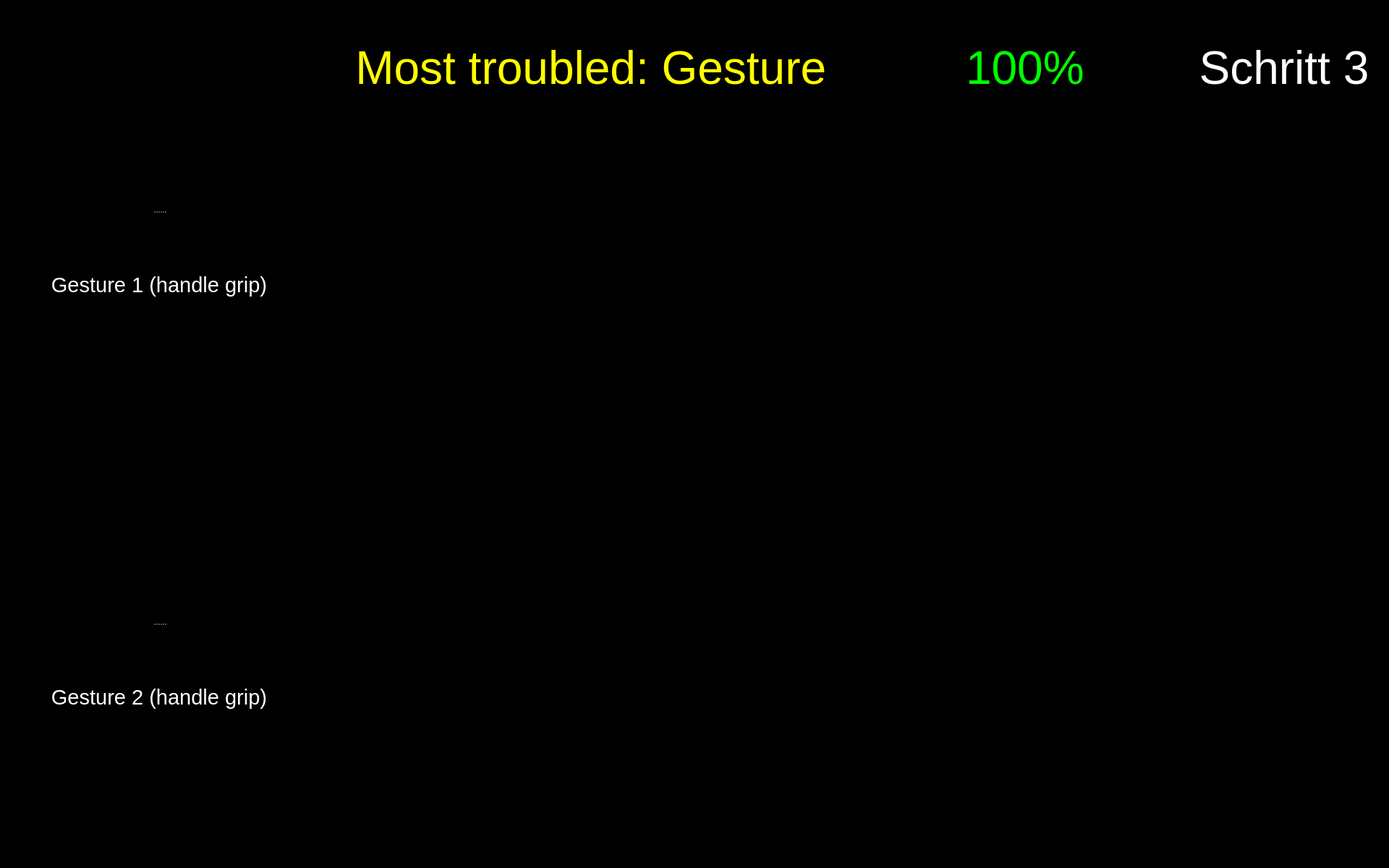
<?xml version="1.0" encoding="UTF-8"?>
<ui version="4.0">
 <class>Form</class>
 <widget class="QWidget" name="Form">
  <property name="geometry">
   <rect>
    <x>0</x>
    <y>0</y>
    <width>1920</width>
    <height>1200</height>
   </rect>
  </property>
  <property name="maximumSize">
   <size>
    <width>1920</width>
    <height>1200</height>
   </size>
  </property>
  <property name="windowTitle">
   <string>Form</string>
  </property>
  <property name="styleSheet">
   <string notr="true">background-color: rgb(0, 0, 0);</string>
  </property>
  <widget class="QPushButton" name="button_nav_left">
   <property name="enabled">
    <bool>true</bool>
   </property>
   <property name="geometry">
    <rect>
     <x>800</x>
     <y>560</y>
     <width>150</width>
     <height>150</height>
    </rect>
   </property>
   <property name="minimumSize">
    <size>
     <width>81</width>
     <height>81</height>
    </size>
   </property>
   <property name="maximumSize">
    <size>
     <width>150</width>
     <height>150</height>
    </size>
   </property>
   <property name="cursor">
    <cursorShape>OpenHandCursor</cursorShape>
   </property>
   <property name="focusPolicy">
    <enum>Qt::WheelFocus</enum>
   </property>
   <property name="contextMenuPolicy">
    <enum>Qt::DefaultContextMenu</enum>
   </property>
   <property name="layoutDirection">
    <enum>Qt::LeftToRight</enum>
   </property>
   <property name="autoFillBackground">
    <bool>false</bool>
   </property>
   <property name="styleSheet">
    <string notr="true"/>
   </property>
   <property name="icon">
    <iconset resource="resources/res.qrc">
     <normaloff>:/buttons/Button Left.svg</normaloff>:/buttons/Button Left.svg</iconset>
   </property>
   <property name="iconSize">
    <size>
     <width>144</width>
     <height>144</height>
    </size>
   </property>
   <property name="autoDefault">
    <bool>false</bool>
   </property>
   <property name="default">
    <bool>false</bool>
   </property>
   <property name="flat">
    <bool>true</bool>
   </property>
  </widget>
  <widget class="QPushButton" name="button_nav_right">
   <property name="enabled">
    <bool>true</bool>
   </property>
   <property name="geometry">
    <rect>
     <x>960</x>
     <y>560</y>
     <width>150</width>
     <height>150</height>
    </rect>
   </property>
   <property name="minimumSize">
    <size>
     <width>81</width>
     <height>81</height>
    </size>
   </property>
   <property name="maximumSize">
    <size>
     <width>150</width>
     <height>150</height>
    </size>
   </property>
   <property name="cursor">
    <cursorShape>OpenHandCursor</cursorShape>
   </property>
   <property name="focusPolicy">
    <enum>Qt::WheelFocus</enum>
   </property>
   <property name="contextMenuPolicy">
    <enum>Qt::DefaultContextMenu</enum>
   </property>
   <property name="layoutDirection">
    <enum>Qt::LeftToRight</enum>
   </property>
   <property name="autoFillBackground">
    <bool>false</bool>
   </property>
   <property name="styleSheet">
    <string notr="true"/>
   </property>
   <property name="icon">
    <iconset resource="resources/res.qrc">
     <normaloff>:/buttons/Button Right.svg</normaloff>:/buttons/Button Right.svg</iconset>
   </property>
   <property name="iconSize">
    <size>
     <width>144</width>
     <height>144</height>
    </size>
   </property>
   <property name="autoDefault">
    <bool>false</bool>
   </property>
   <property name="default">
    <bool>false</bool>
   </property>
   <property name="flat">
    <bool>true</bool>
   </property>
  </widget>
  <widget class="QWidget" name="widget_score" native="true">
   <property name="geometry">
    <rect>
     <x>1180</x>
     <y>20</y>
     <width>450</width>
     <height>150</height>
    </rect>
   </property>
   <widget class="QWidget" name="horizontalLayoutWidget_2">
    <property name="geometry">
     <rect>
      <x>-1</x>
      <y>-1</y>
      <width>451</width>
      <height>152</height>
     </rect>
    </property>
    <layout class="QHBoxLayout" name="horizontalLayout_2">
     <item>
      <widget class="QLabel" name="score_flag">
       <property name="enabled">
        <bool>true</bool>
       </property>
       <property name="sizePolicy">
        <sizepolicy hsizetype="Preferred" vsizetype="Preferred">
         <horstretch>0</horstretch>
         <verstretch>0</verstretch>
        </sizepolicy>
       </property>
       <property name="maximumSize">
        <size>
         <width>150</width>
         <height>150</height>
        </size>
       </property>
       <property name="text">
        <string/>
       </property>
       <property name="pixmap">
        <pixmap resource="resources/res.qrc">:/img/Score Flag.svg</pixmap>
       </property>
      </widget>
     </item>
     <item>
      <widget class="QLabel" name="label_text_score">
       <property name="font">
        <font>
         <pointsize>48</pointsize>
        </font>
       </property>
       <property name="styleSheet">
        <string notr="true">color: rgb(0, 255, 0);</string>
       </property>
       <property name="text">
        <string>&lt;html&gt;&lt;head/&gt;&lt;body&gt;&lt;p&gt;&lt;span style=&quot; color:#00ff00;&quot;&gt;100%&lt;/span&gt;&lt;/p&gt;&lt;/body&gt;&lt;/html&gt;</string>
       </property>
       <property name="alignment">
        <set>Qt::AlignLeading|Qt::AlignLeft|Qt::AlignVCenter</set>
       </property>
       <property name="wordWrap">
        <bool>true</bool>
       </property>
      </widget>
     </item>
    </layout>
   </widget>
  </widget>
  <widget class="QPushButton" name="button_exit">
   <property name="enabled">
    <bool>true</bool>
   </property>
   <property name="geometry">
    <rect>
     <x>1760</x>
     <y>1040</y>
     <width>150</width>
     <height>150</height>
    </rect>
   </property>
   <property name="minimumSize">
    <size>
     <width>81</width>
     <height>81</height>
    </size>
   </property>
   <property name="maximumSize">
    <size>
     <width>150</width>
     <height>150</height>
    </size>
   </property>
   <property name="cursor">
    <cursorShape>OpenHandCursor</cursorShape>
   </property>
   <property name="focusPolicy">
    <enum>Qt::WheelFocus</enum>
   </property>
   <property name="contextMenuPolicy">
    <enum>Qt::DefaultContextMenu</enum>
   </property>
   <property name="icon">
    <iconset resource="resources/res.qrc">
     <normaloff>:/buttons/Button Exit.svg</normaloff>:/buttons/Button Exit.svg</iconset>
   </property>
   <property name="iconSize">
    <size>
     <width>144</width>
     <height>144</height>
    </size>
   </property>
   <property name="autoDefault">
    <bool>false</bool>
   </property>
   <property name="default">
    <bool>false</bool>
   </property>
   <property name="flat">
    <bool>true</bool>
   </property>
  </widget>
  <widget class="QLabel" name="label_plot_2">
   <property name="geometry">
    <rect>
     <x>490</x>
     <y>760</y>
     <width>850</width>
     <height>340</height>
    </rect>
   </property>
   <property name="maximumSize">
    <size>
     <width>1200</width>
     <height>480</height>
    </size>
   </property>
   <property name="font">
    <font>
     <pointsize>48</pointsize>
    </font>
   </property>
   <property name="styleSheet">
    <string notr="true">color: rgb(255, 255, 255);</string>
   </property>
   <property name="text">
    <string/>
   </property>
   <property name="scaledContents">
    <bool>true</bool>
   </property>
  </widget>
  <widget class="QLabel" name="icon_expert_1">
   <property name="enabled">
    <bool>true</bool>
   </property>
   <property name="geometry">
    <rect>
     <x>490</x>
     <y>220</y>
     <width>100</width>
     <height>100</height>
    </rect>
   </property>
   <property name="sizePolicy">
    <sizepolicy hsizetype="Preferred" vsizetype="Preferred">
     <horstretch>0</horstretch>
     <verstretch>0</verstretch>
    </sizepolicy>
   </property>
   <property name="maximumSize">
    <size>
     <width>100</width>
     <height>100</height>
    </size>
   </property>
   <property name="text">
    <string/>
   </property>
   <property name="pixmap">
    <pixmap resource="resources/res.qrc">:/img/Icon Expert.png</pixmap>
   </property>
   <property name="scaledContents">
    <bool>true</bool>
   </property>
  </widget>
  <widget class="QLabel" name="image_step">
   <property name="geometry">
    <rect>
     <x>1650</x>
     <y>170</y>
     <width>250</width>
     <height>250</height>
    </rect>
   </property>
   <property name="font">
    <font>
     <pointsize>48</pointsize>
    </font>
   </property>
   <property name="styleSheet">
    <string notr="true">color: rgb(255, 255, 255);</string>
   </property>
   <property name="text">
    <string/>
   </property>
   <property name="pixmap">
    <pixmap resource="resources/res.qrc">:/detected steps/Detected Step3 Button.png</pixmap>
   </property>
   <property name="alignment">
    <set>Qt::AlignCenter</set>
   </property>
   <property name="wordWrap">
    <bool>true</bool>
   </property>
  </widget>
  <widget class="QLabel" name="icon_expert_2">
   <property name="enabled">
    <bool>true</bool>
   </property>
   <property name="geometry">
    <rect>
     <x>490</x>
     <y>810</y>
     <width>100</width>
     <height>100</height>
    </rect>
   </property>
   <property name="sizePolicy">
    <sizepolicy hsizetype="Preferred" vsizetype="Preferred">
     <horstretch>0</horstretch>
     <verstretch>0</verstretch>
    </sizepolicy>
   </property>
   <property name="maximumSize">
    <size>
     <width>100</width>
     <height>100</height>
    </size>
   </property>
   <property name="text">
    <string/>
   </property>
   <property name="pixmap">
    <pixmap resource="resources/res.qrc">:/img/Icon Expert.png</pixmap>
   </property>
   <property name="scaledContents">
    <bool>true</bool>
   </property>
  </widget>
  <widget class="QLabel" name="icon_reaction_1">
   <property name="enabled">
    <bool>true</bool>
   </property>
   <property name="geometry">
    <rect>
     <x>1400</x>
     <y>250</y>
     <width>200</width>
     <height>200</height>
    </rect>
   </property>
   <property name="sizePolicy">
    <sizepolicy hsizetype="Preferred" vsizetype="Preferred">
     <horstretch>0</horstretch>
     <verstretch>0</verstretch>
    </sizepolicy>
   </property>
   <property name="maximumSize">
    <size>
     <width>200</width>
     <height>200</height>
    </size>
   </property>
   <property name="text">
    <string/>
   </property>
   <property name="scaledContents">
    <bool>true</bool>
   </property>
  </widget>
  <widget class="QLabel" name="icon_newbie_1">
   <property name="enabled">
    <bool>true</bool>
   </property>
   <property name="geometry">
    <rect>
     <x>490</x>
     <y>380</y>
     <width>100</width>
     <height>100</height>
    </rect>
   </property>
   <property name="sizePolicy">
    <sizepolicy hsizetype="Preferred" vsizetype="Preferred">
     <horstretch>0</horstretch>
     <verstretch>0</verstretch>
    </sizepolicy>
   </property>
   <property name="maximumSize">
    <size>
     <width>100</width>
     <height>100</height>
    </size>
   </property>
   <property name="text">
    <string/>
   </property>
   <property name="pixmap">
    <pixmap resource="resources/res.qrc">:/img/Icon User.png</pixmap>
   </property>
   <property name="scaledContents">
    <bool>true</bool>
   </property>
  </widget>
  <widget class="QLabel" name="label_plot_1">
   <property name="geometry">
    <rect>
     <x>490</x>
     <y>180</y>
     <width>850</width>
     <height>340</height>
    </rect>
   </property>
   <property name="maximumSize">
    <size>
     <width>1200</width>
     <height>480</height>
    </size>
   </property>
   <property name="font">
    <font>
     <pointsize>48</pointsize>
    </font>
   </property>
   <property name="styleSheet">
    <string notr="true">color: rgb(255, 255, 255);</string>
   </property>
   <property name="text">
    <string/>
   </property>
   <property name="scaledContents">
    <bool>true</bool>
   </property>
  </widget>
  <widget class="QLabel" name="icon_newbie_2">
   <property name="enabled">
    <bool>true</bool>
   </property>
   <property name="geometry">
    <rect>
     <x>490</x>
     <y>960</y>
     <width>100</width>
     <height>100</height>
    </rect>
   </property>
   <property name="sizePolicy">
    <sizepolicy hsizetype="Preferred" vsizetype="Preferred">
     <horstretch>0</horstretch>
     <verstretch>0</verstretch>
    </sizepolicy>
   </property>
   <property name="maximumSize">
    <size>
     <width>100</width>
     <height>100</height>
    </size>
   </property>
   <property name="text">
    <string/>
   </property>
   <property name="pixmap">
    <pixmap resource="resources/res.qrc">:/img/Icon User.png</pixmap>
   </property>
   <property name="scaledContents">
    <bool>true</bool>
   </property>
  </widget>
  <widget class="QLabel" name="icon_reaction_2">
   <property name="enabled">
    <bool>true</bool>
   </property>
   <property name="geometry">
    <rect>
     <x>1400</x>
     <y>820</y>
     <width>200</width>
     <height>200</height>
    </rect>
   </property>
   <property name="sizePolicy">
    <sizepolicy hsizetype="Preferred" vsizetype="Preferred">
     <horstretch>0</horstretch>
     <verstretch>0</verstretch>
    </sizepolicy>
   </property>
   <property name="maximumSize">
    <size>
     <width>200</width>
     <height>200</height>
    </size>
   </property>
   <property name="text">
    <string/>
   </property>
   <property name="scaledContents">
    <bool>true</bool>
   </property>
  </widget>
  <widget class="QLabel" name="label_trouble">
   <property name="geometry">
    <rect>
     <x>260</x>
     <y>20</y>
     <width>900</width>
     <height>150</height>
    </rect>
   </property>
   <property name="font">
    <font>
     <family>Arial</family>
     <pointsize>48</pointsize>
     <weight>9</weight>
     <italic>false</italic>
     <bold>false</bold>
    </font>
   </property>
   <property name="styleSheet">
    <string notr="true">font: 75 48pt &quot;Arial&quot;;
color: rgb(255, 255, 0);</string>
   </property>
   <property name="text">
    <string>Most troubled: Gesture </string>
   </property>
   <property name="textFormat">
    <enum>Qt::RichText</enum>
   </property>
   <property name="alignment">
    <set>Qt::AlignRight|Qt::AlignTrailing|Qt::AlignVCenter</set>
   </property>
   <property name="wordWrap">
    <bool>true</bool>
   </property>
  </widget>
  <widget class="QLabel" name="label_text_step">
   <property name="geometry">
    <rect>
     <x>1650</x>
     <y>20</y>
     <width>250</width>
     <height>150</height>
    </rect>
   </property>
   <property name="font">
    <font>
     <family>Arial</family>
     <pointsize>48</pointsize>
     <weight>9</weight>
     <italic>false</italic>
     <bold>false</bold>
    </font>
   </property>
   <property name="styleSheet">
    <string notr="true">font: 75 48pt &quot;Arial&quot;;
color: rgb(255, 255, 255);</string>
   </property>
   <property name="text">
    <string>Schritt 3</string>
   </property>
   <property name="textFormat">
    <enum>Qt::RichText</enum>
   </property>
   <property name="alignment">
    <set>Qt::AlignCenter</set>
   </property>
   <property name="wordWrap">
    <bool>true</bool>
   </property>
  </widget>
  <widget class="QSplitter" name="splitter_2">
   <property name="geometry">
    <rect>
     <x>60</x>
     <y>210</y>
     <width>320</width>
     <height>282</height>
    </rect>
   </property>
   <property name="orientation">
    <enum>Qt::Vertical</enum>
   </property>
   <widget class="QLabel" name="image_required_1">
    <property name="maximumSize">
     <size>
      <width>320</width>
      <height>240</height>
     </size>
    </property>
    <property name="text">
     <string/>
    </property>
    <property name="pixmap">
     <pixmap resource="resources/res.qrc">:/img/step3_gesture1.png</pixmap>
    </property>
    <property name="scaledContents">
     <bool>true</bool>
    </property>
   </widget>
   <widget class="QLabel" name="text_required_1">
    <property name="font">
     <font>
      <family>Arial</family>
      <pointsize>22</pointsize>
      <weight>9</weight>
      <italic>false</italic>
      <bold>false</bold>
     </font>
    </property>
    <property name="styleSheet">
     <string notr="true">font: 75 22pt &quot;Arial&quot;;
color: rgb(255, 255, 255);</string>
    </property>
    <property name="text">
     <string>Gesture 1 (handle grip)</string>
    </property>
    <property name="textFormat">
     <enum>Qt::PlainText</enum>
    </property>
    <property name="alignment">
     <set>Qt::AlignCenter</set>
    </property>
    <property name="wordWrap">
     <bool>true</bool>
    </property>
   </widget>
  </widget>
  <widget class="QSplitter" name="splitter_3">
   <property name="geometry">
    <rect>
     <x>60</x>
     <y>780</y>
     <width>320</width>
     <height>282</height>
    </rect>
   </property>
   <property name="orientation">
    <enum>Qt::Vertical</enum>
   </property>
   <widget class="QLabel" name="image_required_2">
    <property name="maximumSize">
     <size>
      <width>320</width>
      <height>240</height>
     </size>
    </property>
    <property name="text">
     <string/>
    </property>
    <property name="pixmap">
     <pixmap resource="resources/res.qrc">:/img/step3_gesture2_1.png</pixmap>
    </property>
    <property name="scaledContents">
     <bool>true</bool>
    </property>
   </widget>
   <widget class="QLabel" name="text_required_2">
    <property name="font">
     <font>
      <family>Arial</family>
      <pointsize>22</pointsize>
      <weight>9</weight>
      <italic>false</italic>
      <bold>false</bold>
     </font>
    </property>
    <property name="styleSheet">
     <string notr="true">font: 75 22pt &quot;Arial&quot;;
color: rgb(255, 255, 255);</string>
    </property>
    <property name="text">
     <string>Gesture 2 (handle grip)</string>
    </property>
    <property name="textFormat">
     <enum>Qt::PlainText</enum>
    </property>
    <property name="alignment">
     <set>Qt::AlignCenter</set>
    </property>
    <property name="wordWrap">
     <bool>true</bool>
    </property>
   </widget>
  </widget>
  <zorder>label_plot_1</zorder>
  <zorder>button_nav_left</zorder>
  <zorder>button_nav_right</zorder>
  <zorder>widget_score</zorder>
  <zorder>button_exit</zorder>
  <zorder>label_plot_2</zorder>
  <zorder>icon_expert_1</zorder>
  <zorder>image_step</zorder>
  <zorder>icon_expert_2</zorder>
  <zorder>icon_reaction_1</zorder>
  <zorder>icon_newbie_1</zorder>
  <zorder>icon_newbie_2</zorder>
  <zorder>icon_reaction_2</zorder>
  <zorder>label_trouble</zorder>
  <zorder>label_text_step</zorder>
  <zorder>splitter_2</zorder>
  <zorder>splitter_3</zorder>
 </widget>
 <resources>
  <include location="resources/res.qrc"/>
 </resources>
 <connections/>
</ui>
